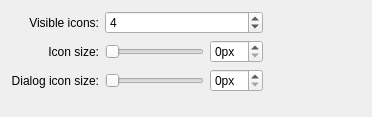
<?xml version="1.0" encoding="UTF-8"?>
<ui version="4.0">
 <class>quicklaunchConfig</class>
 <widget class="QWidget" name="quicklaunchConfig">
  <property name="geometry">
   <rect>
    <x>0</x>
    <y>0</y>
    <width>372</width>
    <height>117</height>
   </rect>
  </property>
  <property name="windowTitle">
   <string>Configure QuickLaunch</string>
  </property>
  <layout class="QGridLayout">
   <item row="0" column="0">
    <widget class="QLabel" name="label">
     <property name="text">
      <string>Visible icons:</string>
     </property>
     <property name="alignment">
      <set>Qt::AlignRight|Qt::AlignTrailing|Qt::AlignVCenter</set>
     </property>
    </widget>
   </item>
   <item row="2" column="3">
    <spacer name="horizontalSpacer">
     <property name="orientation">
      <enum>Qt::Horizontal</enum>
     </property>
     <property name="sizeHint" stdset="0">
      <size>
       <width>40</width>
       <height>20</height>
      </size>
     </property>
    </spacer>
   </item>
   <item row="5" column="0">
    <spacer name="verticalSpacer">
     <property name="orientation">
      <enum>Qt::Vertical</enum>
     </property>
     <property name="sizeHint" stdset="0">
      <size>
       <width>20</width>
       <height>40</height>
      </size>
     </property>
    </spacer>
   </item>
   <item row="2" column="1">
    <widget class="QSlider" name="iconSizeSlider">
     <property name="orientation">
      <enum>Qt::Horizontal</enum>
     </property>
    </widget>
   </item>
   <item row="2" column="0">
    <widget class="QLabel" name="label_2">
     <property name="text">
      <string>Icon size:</string>
     </property>
     <property name="alignment">
      <set>Qt::AlignRight|Qt::AlignTrailing|Qt::AlignVCenter</set>
     </property>
    </widget>
   </item>
   <item row="2" column="2">
    <widget class="KIntSpinBox" name="iconSizeSpin">
     <property name="suffix">
      <string>px</string>
     </property>
    </widget>
   </item>
   <item row="0" column="1" colspan="2">
    <widget class="KIntSpinBox" name="icons">
     <property name="sizePolicy">
      <sizepolicy hsizetype="Expanding" vsizetype="Fixed">
       <horstretch>0</horstretch>
       <verstretch>0</verstretch>
      </sizepolicy>
     </property>
     <property name="specialValueText">
      <string>Unlimited</string>
     </property>
     <property name="minimum">
      <number>-1</number>
     </property>
     <property name="value">
      <number>4</number>
     </property>
    </widget>
   </item>
   <item row="3" column="1">
    <widget class="QSlider" name="dialogIconSizeSlider">
     <property name="orientation">
      <enum>Qt::Horizontal</enum>
     </property>
    </widget>
   </item>
   <item row="3" column="0">
    <widget class="QLabel" name="label_3">
     <property name="text">
      <string>Dialog icon size:</string>
     </property>
     <property name="alignment">
      <set>Qt::AlignRight|Qt::AlignTrailing|Qt::AlignVCenter</set>
     </property>
    </widget>
   </item>
   <item row="3" column="2">
    <widget class="KIntSpinBox" name="dialogIconSizeSpin">
     <property name="suffix">
      <string>px</string>
     </property>
    </widget>
   </item>
  </layout>
 </widget>
 <customwidgets>
  <customwidget>
   <class>KIntSpinBox</class>
   <extends>QSpinBox</extends>
   <header>knuminput.h</header>
  </customwidget>
 </customwidgets>
 <resources/>
 <connections>
  <connection>
   <sender>iconSizeSlider</sender>
   <signal>sliderMoved(int)</signal>
   <receiver>iconSizeSpin</receiver>
   <slot>setValue(int)</slot>
   <hints>
    <hint type="sourcelabel">
     <x>134</x>
     <y>43</y>
    </hint>
    <hint type="destinationlabel">
     <x>225</x>
     <y>43</y>
    </hint>
   </hints>
  </connection>
  <connection>
   <sender>iconSizeSpin</sender>
   <signal>valueChanged(int)</signal>
   <receiver>iconSizeSlider</receiver>
   <slot>setValue(int)</slot>
   <hints>
    <hint type="sourcelabel">
     <x>225</x>
     <y>43</y>
    </hint>
    <hint type="destinationlabel">
     <x>134</x>
     <y>43</y>
    </hint>
   </hints>
  </connection>
  <connection>
   <sender>dialogIconSizeSlider</sender>
   <signal>sliderMoved(int)</signal>
   <receiver>dialogIconSizeSpin</receiver>
   <slot>setValue(int)</slot>
   <hints>
    <hint type="sourcelabel">
     <x>134</x>
     <y>71</y>
    </hint>
    <hint type="destinationlabel">
     <x>225</x>
     <y>71</y>
    </hint>
   </hints>
  </connection>
  <connection>
   <sender>dialogIconSizeSpin</sender>
   <signal>valueChanged(int)</signal>
   <receiver>dialogIconSizeSlider</receiver>
   <slot>setValue(int)</slot>
   <hints>
    <hint type="sourcelabel">
     <x>225</x>
     <y>71</y>
    </hint>
    <hint type="destinationlabel">
     <x>134</x>
     <y>71</y>
    </hint>
   </hints>
  </connection>
 </connections>
</ui>
